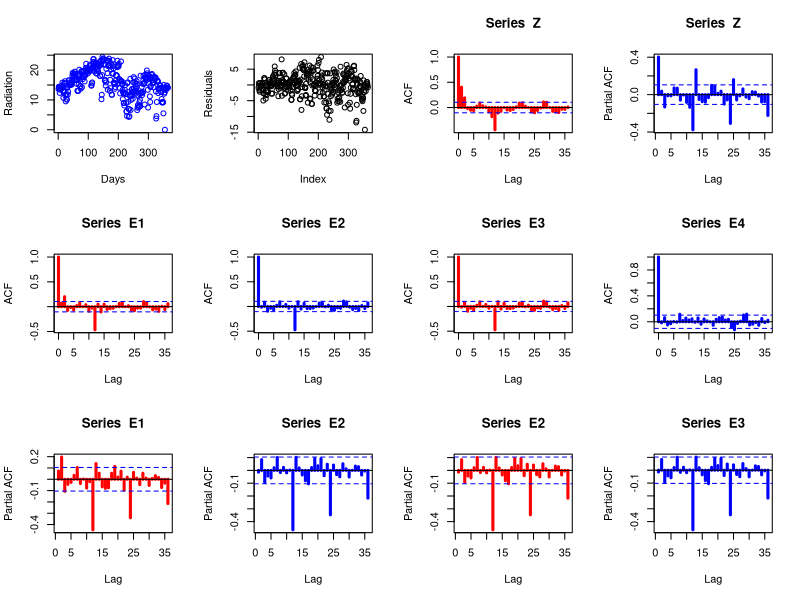

Source code (R):
#par(mfrow=c(3,4))
data<-read.csv("p12_12.csv",header=TRUE)

ln_model<-lm(data$DTRAD~.,data=data)
Y<-residuals(ln_model)
#plot(Y)
pdf("sesonal.pdf")
par(mfrow=c(3,4))

plot(data$DTRAD,col="blue",xlab='Days',ylab='Radiation')
plot(Y,ylab='Residuals')

Z=diff(Y,12)
acf(Z,lag=36,lwd=3, col='red')
pacf(Z,lag=36,lwd=3,col='blue')

model1=arima(Z,order=c(0,0,1))
E1=residuals(model1)
acf(E1,lag=36,lwd=3,col='red')

model2=arima(Z,order=c(1,0,0))
E2=residuals(model2)
acf(E2,lag=36,lwd=3,col='blue')

model2b=arima(Y,order=c(1,0,0), seasonal = list(order = c(0, 1, 0),period=12)) 
E3=residuals(model2b)
model3c=arima(Y,order=c(1,0,0), seasonal = list(order = c(1, 0, 0), period = 12))
E4=residuals(model3c)
acf(E3,lag=36,lwd=3,col='red')
acf(E4,lag=36,lwd=3,col='blue')
pacf(E1,lag=36,lwd=3,col='red')
pacf(E2,lag=36,lwd=3,col='blue')
pacf(E2,lag=36,lwd=3,col='red')
pacf(E3,lag=36,lwd=3,col='blue')
dev.off()
